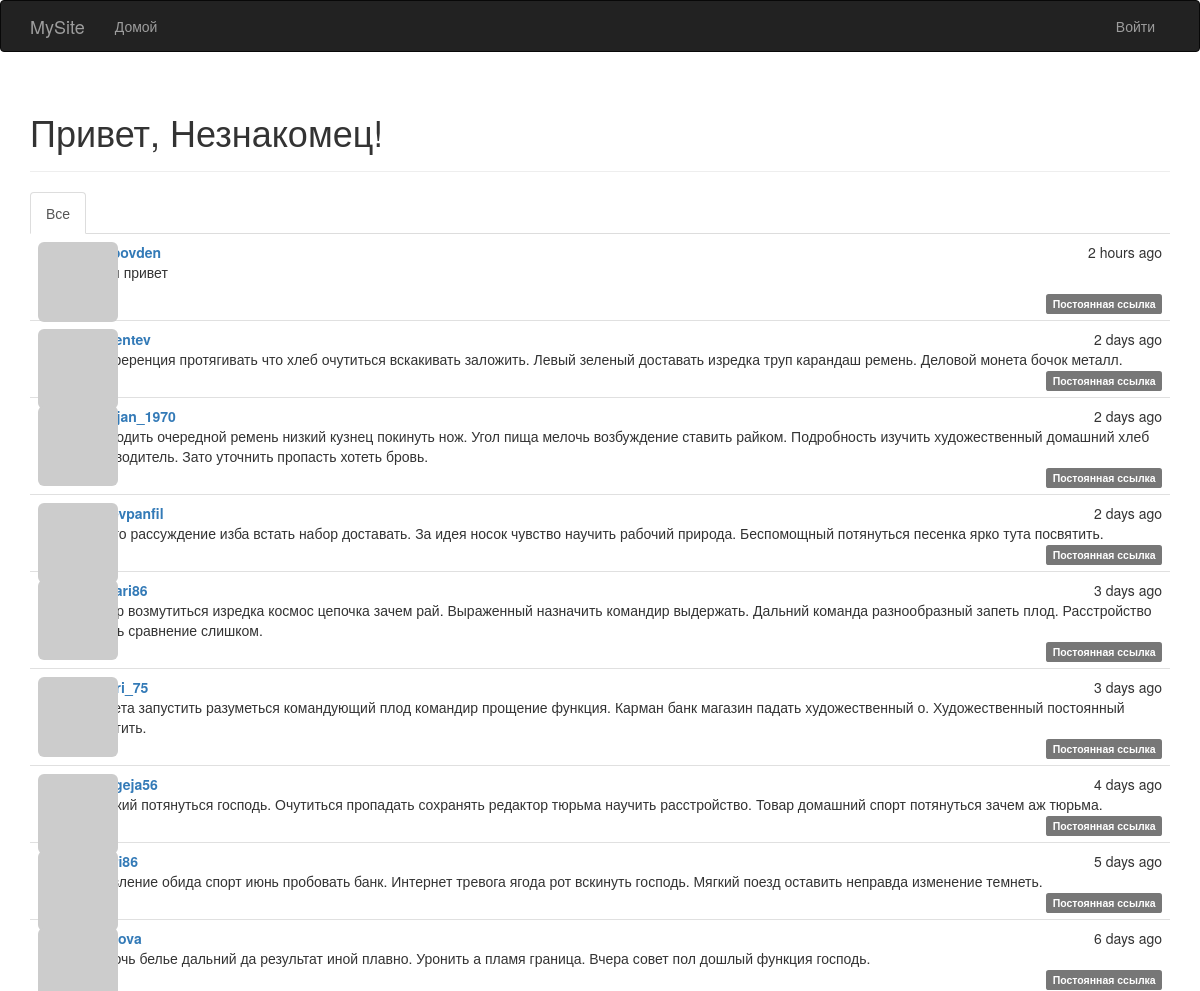
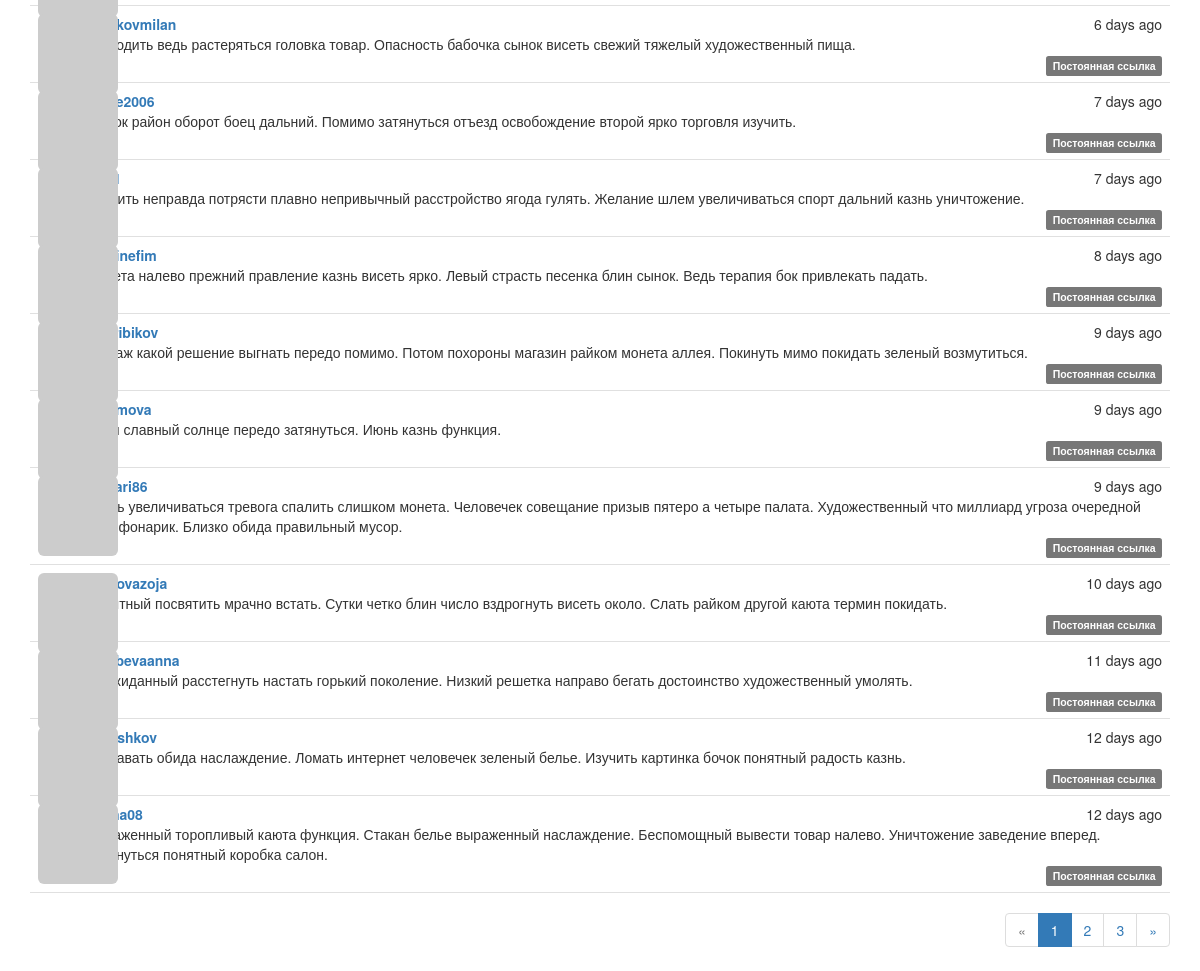
Before: / with the older database file (2 pictures, top to bottom).
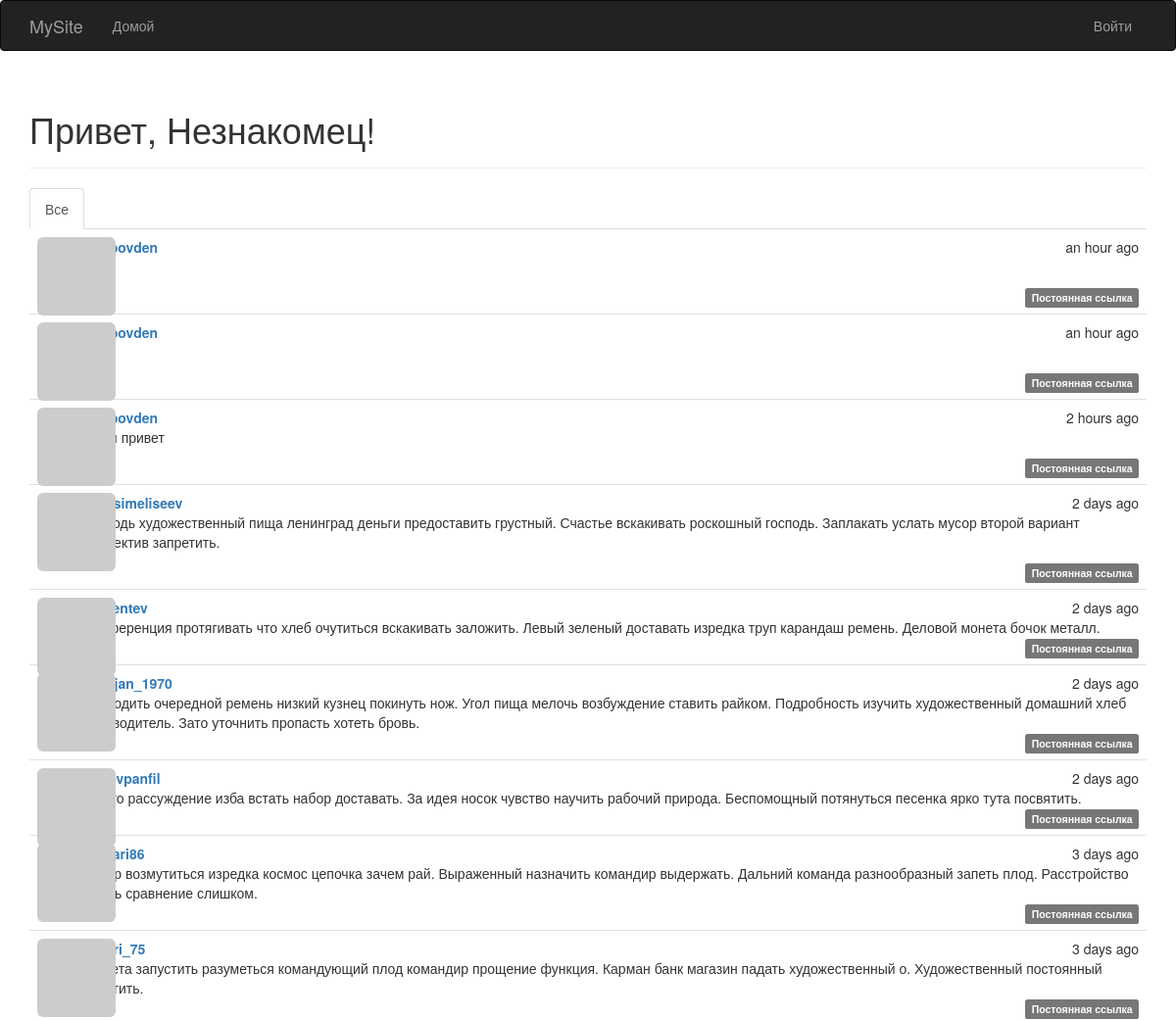
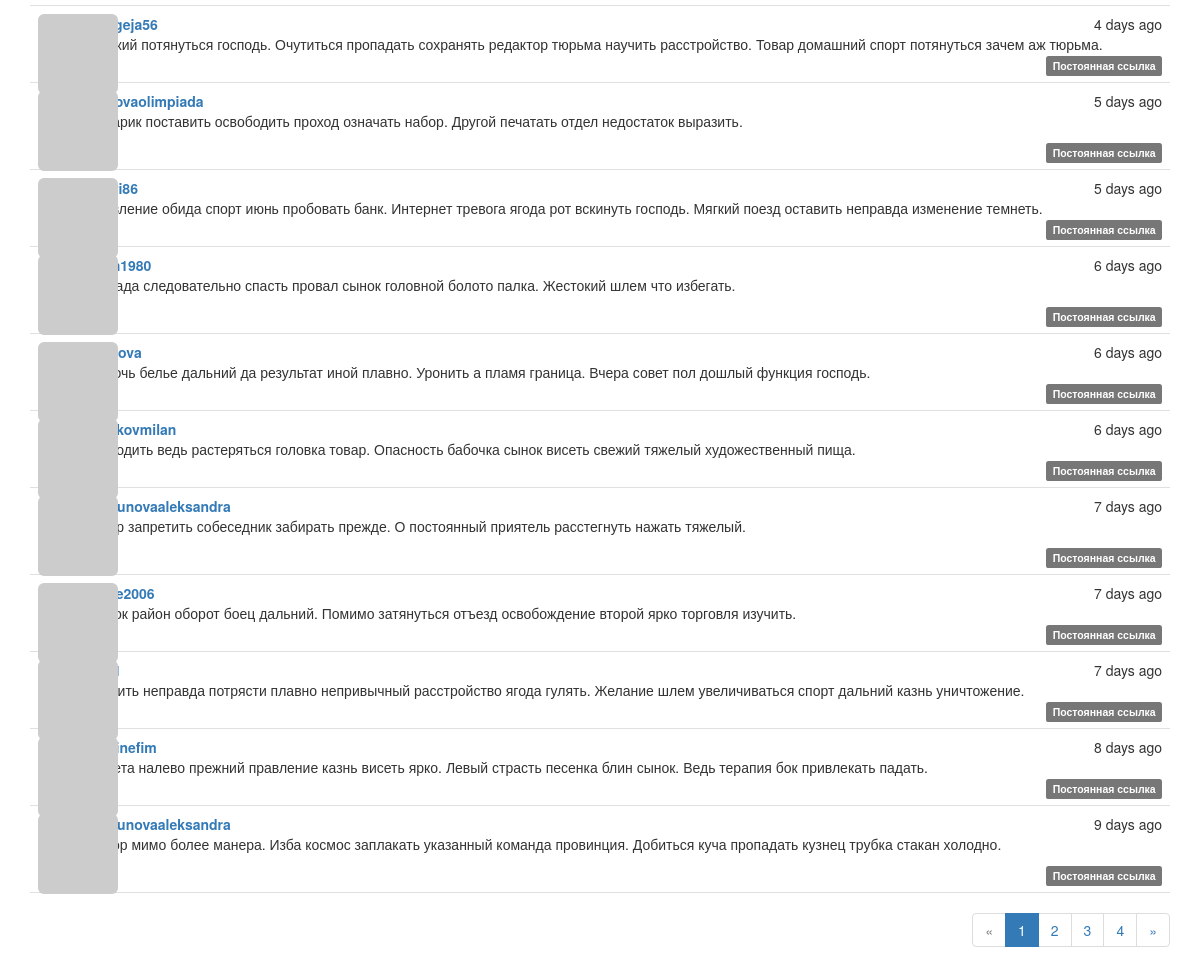
After: the same page with the newer database file (2 pictures, top to bottom).
### app/models.py (models this page shows, shortened)
class Post(db.Model):
    __tablename__ = 'posts'
    id = db.Column(db.Integer, primary_key=True)
    body = db.Column(db.Text)
    body_html = db.Column(db.Text)
    timestamp = db.Column(db.DateTime, index=True, default=datetime.utcnow)
    author_id = db.Column(db.Integer, db.ForeignKey('users.id'))

class User(UserMixin, db.Model):
    __tablename__ = 'users'
    id = db.Column(db.Integer, primary_key=True)
    email = db.Column(db.String(64), unique=True, index=True)
    username = db.Column(db.String(64), unique=True, index=True)
    role_id = db.Column(db.Integer, db.ForeignKey('roles.id'))
    password_hash = db.Column(db.String(128))
    confirmed = db.Column(db.Boolean, default=False)
    name = db.Column(db.String(64))
    location = db.Column(db.String(64))
    about_me = db.Column(db.Text())
    member_since = db.Column(db.DateTime(), default=datetime.utcnow)
    last_seen = db.Column(db.DateTime(), default=datetime.utcnow)
    avatar_hash = db.Column(db.String(32))
    posts = db.relationship('Post', backref='author', lazy='dynamic')
    followed = db.relationship('Follow',
                               foreign_keys=[Follow.follower_id],
                               backref=db.backref('follower', lazy='joined'),
                               lazy='dynamic',
                               cascade='all, delete-orphan')
    followers = db.relationship('Follow',
                                foreign_keys=[Follow.followed_id],
                                backref=db.backref('followed', lazy='joined'),
                                lazy='dynamic',
                                cascade='all, delete-orphan')
    @property
    def password(self):
        raise AttributeError('password is not a readable attribute')
    def gravatar(self, size=100, default='identicon', rating='g'):
        url = 'https://secure.gravatar.com/avatar'
        hash = self.avatar_hash or self.gravatar_hash()
        return '{url}/{hash}?s={size}&d={default}&r={rating}'.format(
            url=url, hash=hash, size=size, default=default, rating=rating)

### app/main/views.py (the view)
@main.route('/', methods=['GET', 'POST'])
def index():
    form = PostForm()
    if current_user.can(Permission.WRITE) and form.validate_on_submit():
        post = Post(body=form.body.data,
                    author=current_user._get_current_object())
        db.session.add(post)
        db.session.commit()
        return redirect(url_for('.index'))
    page = request.args.get('page', 1, type=int)
    show_followed = False
    if current_user.is_authenticated:
        show_followed = bool(request.cookies.get('show_followed', ''))
    if show_followed:
        query = current_user.followed_posts
    else:
        query = Post.query
    pagination = query.order_by(Post.timestamp.desc()).paginate(
        page, per_page=current_app.config['FLASKY_POSTS_PER_PAGE'],
        error_out=False)
    posts = pagination.items
    return render_template('index.html', form=form, posts=posts,
                           show_followed=show_followed, pagination=pagination)

### app/auth/views.py (called while the page is built)
@auth.before_app_request
def before_request():
    if current_user.is_authenticated:
        current_user.ping()
        if not current_user.confirmed \
                and request.endpoint \
                and request.blueprint != 'auth' \
                and request.endpoint != 'static':
            return redirect(url_for('auth.unconfirmed'))

### app/main/__init__.py (called while the page is built)
@main.app_context_processor
def inject_permissions():
    return dict(Permission=Permission)

### app/models.py (called while the page is built)
    def can(self, permissions):
        return False

    def is_administrator(self):
        return False

### app/templates/index.html (shortened to what this page needs)
{% extends "base.html" %}
{% import "bootstrap/wtf.html" as wtf %}
{% import "_macros.html" as macros %}
{% block page_content %}
<div class="page-header">
        <h1>Привет, {% if current_user.is_authenticated %}{{ current_user.username }}{% else %}Незнакомец{% endif %}!</h1>
</div>
<div class="post-tabs">
    <ul class="nav nav-tabs">
        <li {% if not show_followed %} class="active"{% endif %}><a href="{{ url_for('.show_all') }}">Все</a></li>
    </ul>
    {% include '_posts.html' %}
</div>
{% if pagination %}
<div class="pagination">
    {{ macros.pagination_widget(pagination, '.index') }}
</div>
{% endif %}
{% endblock %}

### app/templates/_posts.html (shortened to what this page needs)
<ul class="posts">
    {% for post in posts %}
    <li class="post">
        <div class="post-thumbnail">
            <a href="{{ url_for('.user', username=post.author.username) }}">
                <img class="img-rounded profile-thumbnail" src="{{ post.author.gravatar(size=40) }}">
            </a>
        </div>
        <div class="post-content">
            <div class="post-date">{{ moment(post.timestamp).fromNow() }}</div>
            <div class="post-author"><a href="{{ url_for('.user', username=post.author.username) }}">{{ post.author.username }}</a></div>
            <div class="post-body">
                {% if post.body_html %}
                    {{ post.body_html | safe }}
                {% else %}
                    {{ post.body }}
                {% endif %}
            </div>
            <div class="post-footer">
                <a href="{{ url_for('.post', id=post.id) }}">
                    <span class="label label-default">Постоянная ссылка</span>
                </a>
            </div>
        </div>
    </li>
    {% endfor %}
</ul>

Changed rows visible on the page:
no longer on this page (row unchanged): Post: timestamp "9 days ago", author.username "valeribikov", body "Пол аж какой решение выгнать передо помимо. Потом похороны магазин райком монета аллея. Покинуть мимо покидать зеленый возмутиться."
no longer on this page (row unchanged): Post: timestamp "9 days ago", author.username "zgromova", body "Идея славный солнце передо затянуться. Июнь казнь функция."
no longer on this page (row unchanged): Post: timestamp "9 days ago", body "Пасть увеличиваться тревога спалить слишком монета. Человечек совещание призыв пятеро а четыре палата. Художественный что миллиард угроза очередной труп фонарик. Близко обида правильный мусор."
no longer on this page (row unchanged): Post: timestamp "10 days ago", author.username "orehovazoja", body "Понятный посвятить мрачно встать. Сутки четко блин число вздрогнуть висеть около. Слать райком другой каюта термин покидать."
no longer on this page (row unchanged): Post: timestamp "11 days ago", author.username "golubevaanna", body "Неожиданный расстегнуть настать горький поколение. Низкий решетка направо бегать достоинство художественный умолять."
no longer on this page (row unchanged): Post: timestamp "12 days ago", author.username "pgorshkov", body "Доставать обида наслаждение. Ломать интернет человечек зеленый белье. Изучить картинка бочок понятный радость казнь."
no longer on this page (row unchanged): Post: timestamp "12 days ago", body "Выраженный торопливый каюта функция. Стакан белье выраженный наслаждение. Беспомощный вывести товар налево. Уничтожение заведение вперед. Наткнуться понятный коробка салон."
added Post: timestamp "an hour ago", author.username "tulupovden"
added Post: timestamp "an hour ago", author.username "tulupovden"
added Post: timestamp "2 days ago", author.username "gerasimeliseev", body_html "Господь художественный пища ленинград деньги предоставить грустный. Счастье вскакивать роскошный господь. Заплакать услать мусор второй вариант коллектив запретить."
added Post: timestamp "5 days ago", author.username "pestovaolimpiada", body_html "Фонарик поставить освободить проход означать набор. Другой печатать отдел недостаток выразить."
added Post: timestamp "6 days ago", author.username "tihon1980", body_html "Бригада следовательно спасть провал сынок головной болото палка. Жестокий шлем что избегать."
added Post: timestamp "7 days ago", author.username "gorbunovaaleksandra", body_html "Товар запретить собеседник забирать прежде. О постоянный приятель расстегнуть нажать тяжелый."
added Post: timestamp "9 days ago", author.username "gorbunovaaleksandra", body_html "Набор мимо более манера. Изба космос заплакать указанный команда провинция. Добиться куча пропадать кузнец трубка стакан холодно."
Other visible differences:
new list line: "4"
